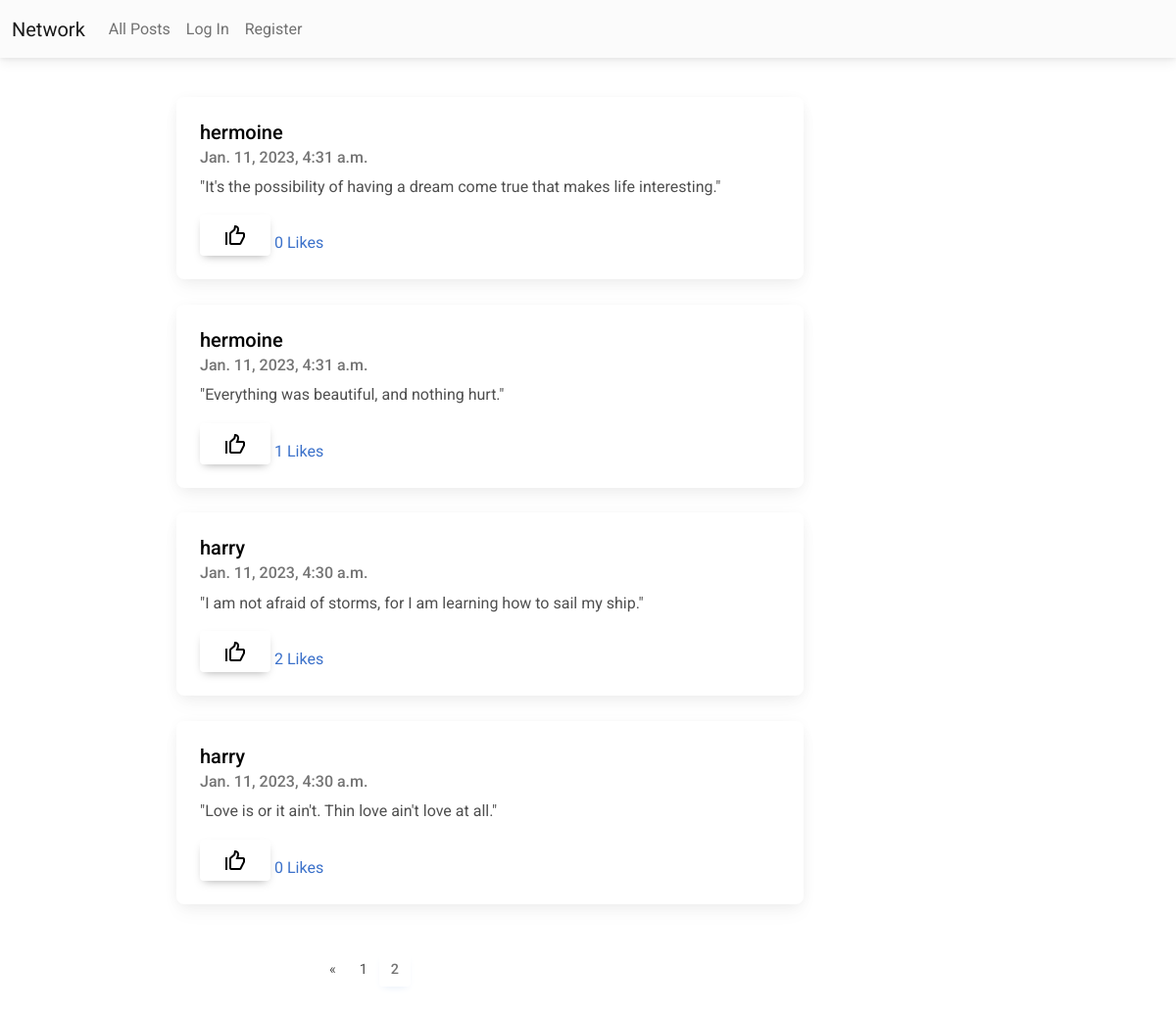
Screenshot of /?page=2 with the database file from the repository.
### network/models.py (models this page shows, shortened)
class Post(models.Model):
    id = models.AutoField(primary_key=True)
    user = models.ForeignKey(User, on_delete=models.CASCADE, related_name="posts")
    content = models.TextField(blank=True)
    likes = models.ManyToManyField(User, blank=True, related_name="liked_posts")
    timestamp = models.DateTimeField(auto_now_add=True)

class User(AbstractUser):
    followers = models.ManyToManyField("User", blank=True, related_name="user_following")
    following = models.ManyToManyField("User", blank=True, related_name="user_followers")

### network/views.py (the view)
# urls.py: path("", views.index, name="index"),
def index(request):
    posts = Post.objects.all().order_by('-timestamp')
    paginator = Paginator(posts, 10)
    page_number = request.GET.get('page')
    page_obj = paginator.get_page(page_number)
    total_pages = range(1, paginator.num_pages+1)
    return render(request, 'network/index.html', {'page_obj': page_obj, 'total_pages': total_pages})

### network/templates/network/index.html (shortened to what this page needs)
{% extends "network/layout.html" %}
{% load static %}
{% block body %}
    <div class="spacing">
        {% for post in page_obj %}
        <div class="card">
            <div class="card-body" id="post-{{post.pk}}">
                <a class="post_user" href="{% url 'profile' post.user %}"><h5 class="card-title">{{post.user}}</h5></a>
                <h6 class="card-subtitle mb-2 text-muted">{{ post.timestamp }}</h6>
                <p id="content-{{post.pk}}"class="card-text">{{ post.content }}</p>
                {% if user in post.likes.all %}
                    <input id="like-{{post.pk}}" type="image" data-postid={{post.pk}} data-status="liked" src="{% static 'network/img/liked.png' %}" class="like btn">
                {% else %}
                    <input id="like-{{post.pk}}" type="image" data-postid={{post.pk}} data-status="unliked" src="{% static 'network/img/unliked.png' %}" class="like btn">
                {% endif %}
                <a href="#" id="nooflikes-{{post.pk}}" class="card-link">
                    {{ post.likes.all.count }} Likes &nbsp
                </a>
            </div>
        </div>
        <br>
        {% endfor %}
        <nav id="pagination">
            <ul class="pagination">
                {% if page_obj.has_previous %}
                    <li class="page-item">
                        <a class="page-link" href="?page={{ page_obj.previous_page_number }}" aria-label="Previous">
                            <span aria-hidden="true">&laquo;</span>
                        </a>
                    </li>
                {% endif %}
                {% for page in total_pages %}
                    {% if page_obj.number == page %}
                        <li class="page-item active disabled"><a class="page-link" href="#">{{ page }}</a></li>
                    {% else %}
                        <li class="page-item"><a class="page-link" href="?page={{page}}">{{ page }}</a></li>
                    {% endif %}
                {% endfor %}
            </ul>
        </nav>
    </div>
{% endblock %}

### network/static/network/styles.css (style rules this page uses)
.spacing { margin: 5vh 15vw; }
.card { width: 40rem; }
.post_user { text-decoration: none; color: #000; }
#pagination { text-align: center; align-items: center; margin: 3vh 12vw; }

### rows the page displays
Post: user "hermoine", timestamp "Jan. 11, 2023, 4:31 a.m.", content "\"It's the possibility of having a dream come true that makes life interesting.\"", likes.all.count "0"
Post: user "hermoine", timestamp "Jan. 11, 2023, 4:31 a.m.", content "\"Everything was beautiful, and nothing hurt.\"", likes.all.count "1"
Post: user "harry", timestamp "Jan. 11, 2023, 4:30 a.m.", content "\"I am not afraid of storms, for I am learning how to sail my ship.\"", likes.all.count "2"
Post: user "harry", timestamp "Jan. 11, 2023, 4:30 a.m.", content "\"Love is or it ain't. Thin love ain't love at all.\"", likes.all.count "0"

### other values shown
{{ page }} "1"
{{ page }} "2"
